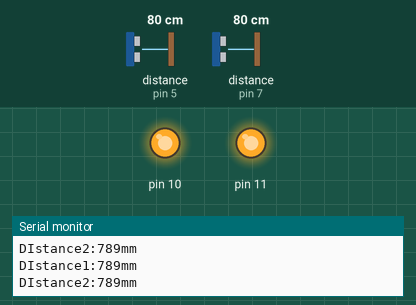
A sketch run on a simulated Arduino Uno, built with avr-gcc and run on an emulated ATmega328P. Shown: output pins drawn as LEDs (lit = HIGH), the last lines printed to the serial monitor. Wiring (inferred from the names in the program): 2 × ultrasonic range finder: trigger pin 4, echo pin 5 / trigger pin 6, echo pin 7. The test bench sets the inputs (shaded band); at power-on: distance to the obstacle (sensors on pin 5, pin 7) 80 cm. The echo pulse lasts 58.3 µs per cm; pins used as bus, display or sensor lines are not drawn.

Above: at 2.8 s.
2.9 s: distance to the obstacle (sensor on pin 5) set to 17 cm
6.2 s: distance to the obstacle (sensor on pin 5) set to 13 cm
At 8.3 s:
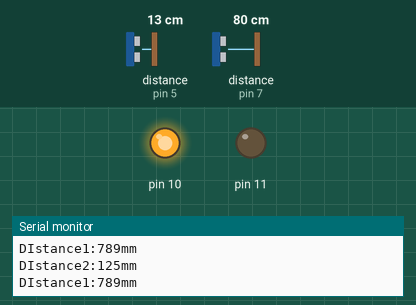
8.9 s: distance to the obstacle (sensor on pin 5) set to 5 cm
12.2 s: distance to the obstacle (sensor on pin 5) set to 2 cm
At 13.6 s:
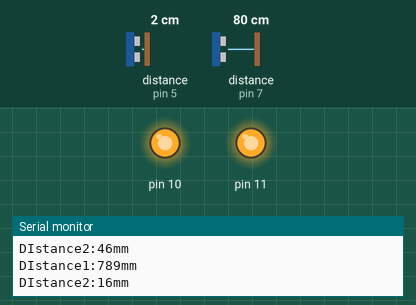
14.9 s: distance to the obstacle (sensor on pin 7) set to 17 cm
18.2 s: distance to the obstacle (sensor on pin 7) set to 14 cm
At 21.4 s:
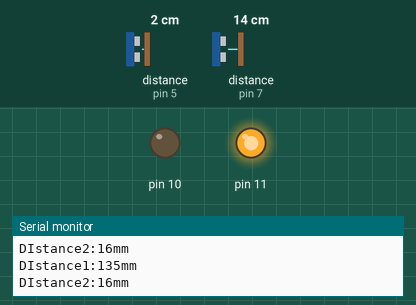
Timing chart, 0 to 22.9 s (numbered marks = the images above; inputs shaded):
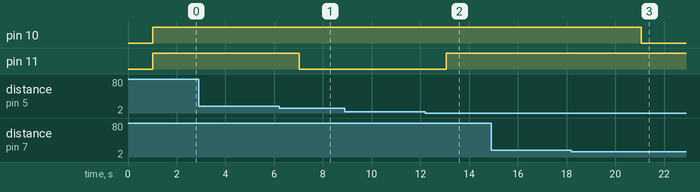

Measured:
- the behaviour switches between 16 and 15 cm on distance to the obstacle (sensor on pin 5) (found by bisection; images 0 and 1)
- the behaviour switches between 4 and 3 cm on distance to the obstacle (sensor on pin 5) (found by bisection; images 1 and 2)
- the behaviour switches between 16 and 15 cm on distance to the obstacle (sensor on pin 7) (found by bisection; images 2 and 3)
- after the input at 6.2 s, pin 11: HIGH → LOW after 0.84 s
- after the input at 12.2 s, pin 11: LOW → HIGH after 0.86 s
- after the input at 18.2 s, pin 10: HIGH → LOW after 2.9 s

The sketch:

sensor.ino
```cpp
int trigPin_A1 = 6;
int echoPin_A1 = 7;
int trigPin_A2 = 4;
int echoPin_A2 = 5;
long distance_A1; // 거리값을 저장할 변수
long distance_A2;
long duration_A1;
long duration_A2;

void setup(){
  Serial.begin(9600);       // 시리얼 속도 설정
  pinMode(echoPin_A1, INPUT);   // echoPin 입력
  pinMode(trigPin_A1, OUTPUT);  // trigPin 출력
  pinMode(echoPin_A2, INPUT);   // echoPin 입력
  pinMode(trigPin_A2, OUTPUT);  // trigPin 출력
  pinMode(10,OUTPUT);
  pinMode(11,OUTPUT);
}

void loop(){
  digitalWrite(trigPin_A1, HIGH);  // trigPin에서 초음파 발생(echoPin도 HIGH)
  delayMicroseconds(10);
  digitalWrite(trigPin_A1, LOW);
  duration_A1 = pulseIn(echoPin_A1, HIGH);    // echoPin 이 HIGH를 유지한 시간을 저장 한다.
  distance_A1 = ((float)(340 * duration_A1) / 1000) / 2;


  //Serial.print("Duration:");   //시리얼모니터에 Echo가 HIGH인 시간을 표시
 // Serial.print(duration);

  Serial.print("\nDIstance1:"); // 물체와 초음파 센서간 거리를 표시
  Serial.print(distance_A1);
  Serial.println("mm\n");

  delay(500);

  digitalWrite(trigPin_A2, HIGH);
  delayMicroseconds(10);
  digitalWrite(trigPin_A2, LOW);
  duration_A2 = pulseIn(echoPin_A2, HIGH);
  distance_A2 = ((float)(340 * duration_A2) / 1000) / 2;

  Serial.print("\nDIstance2:"); // 물체와 초음파 센서간 거리를 표시
  Serial.print(distance_A2);
  Serial.println("mm\n");

  delay(500);

  if(distance_A1 > 30 && distance_A1 < 150){
    digitalWrite(10,LOW);
  }
  else{
    digitalWrite(10,HIGH);
  }


  if(distance_A2 > 30 && distance_A2 < 150){
    digitalWrite(11,LOW);
  }
  else{
    digitalWrite(11,HIGH);
  }

  delay(1000);
}
```
